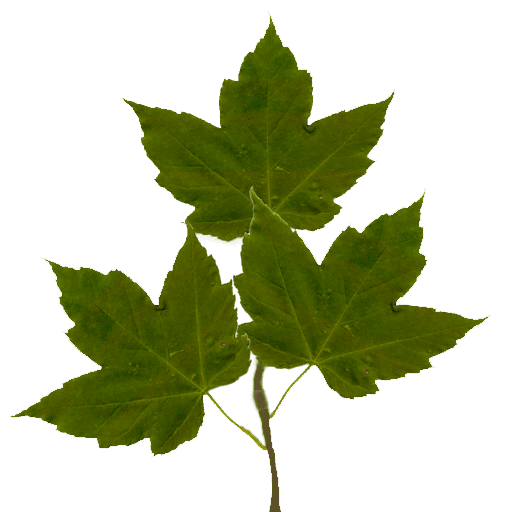
#> input picture IndieLib_resources/new/R2VB_VTF/R2VB-Sort/MapleLeaves.png, 512 x 512 px, given in place of Spectrum.png, which was not available
$ python mozaik.py
#> lines starting #> are read from the running program, lines starting #| are printed output that depends on the picture; pictures that were not available may be replaced by others from this repository, and a replacement may not be noted
from PIL import Image

'''
def add_logo(mfname, lfname, outfname):

    mimage = Image.open(mfname)
    limage = Image.open(lfname)

    # resize logo
    wsize = int(min(mimage.size[0], mimage.size[1]) * 0.25)
    wpercent = (wsize / float(limage.size[0]))
    hsize = int((float(limage.size[1]) * float(wpercent)))

    simage = limage.resize((wsize, hsize))
    mbox = mimage.getbbox()
    sbox = simage.getbbox()

    # right bottom corner
    box = (mbox[2] - sbox[2], mbox[3] - sbox[3])
    mimage.paste(simage, box)
    mimage.save(outfname)
'''
'''
i1=Image.open("../../IndieLib_resources/textures/ATI_SDK/256px-brick.bmp")
i2=Image.open("../../IndieLib_resources/textures/NVIDIA_Corporation/2d/relief_rockwall.jpg")
i2=i2.resize((256, 256))
i3=Image.open("../../IndieLib_resources/RadeonTerrainDemo/CastleDoor.bmp")
i3=i3.resize((85, 85))
print "", i1.size[0], i1.size[0]
print "", i2.size[0], i2.size[0]
print "", i3.size[0], i3.size[0]
i1.paste(i3, (85, 75))
i2.paste(i3, (85, 77))
i1.save("../../IndieLib_resources/RadeonTerrainDemo/CastleWindow256px.png")
i2.save("../../IndieLib_resources/RadeonTerrainDemo/CastleWindow256px2.png")
'''
i6=Image.open("../../IndieLib_resources/textures/ATI_SDK/Spectrum.png")
#> i6 is the input picture: PIL image 512x512 RGBA; mean R, G, B, A 78.4, 94.4, 0.3, 84.9
i6=i6.resize((256,18))
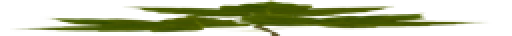
#> i6: PIL image 256x18 RGBA (shown 2 times larger); mean R, G, B, A 36.2, 43.7, 0.3, 84.8; transparent parts drawn white
i0=Image.open("../../IndieLib_resources/VertexDisplacement/explosion.png") # 9x128
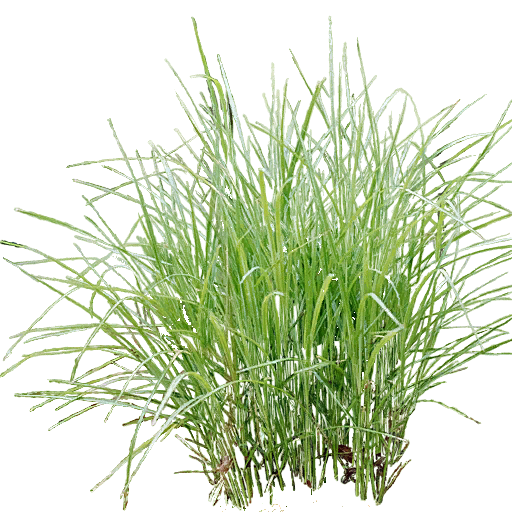
#> input picture IndieLib_resources/new/R2VB_VTF/R2VB-Sort/grass001.png, 512 x 512 px, given in place of explosion.png, which was not available
#> i0 is the input picture: PIL image 512x512 RGBA; mean R, G, B, A 122.8, 161, 68.9, 94.3
i0=i0.transpose(Image.ROTATE_90)
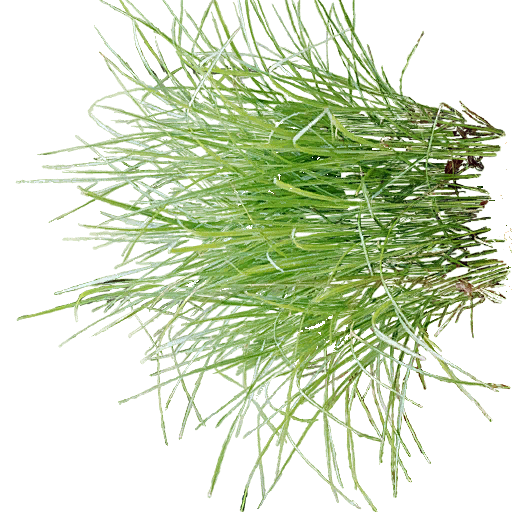
#> i0: PIL image 512x512 RGBA; mean R, G, B, A 122.8, 161, 68.9, 94.3; transparent parts drawn white
i1=Image.open("../../IndieLib_resources/textures/NVIDIA_Corporation/1D/fire_gradient3.png") # 256x1
i1=i1.resize((256,18))
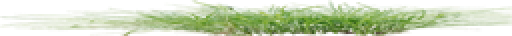
#> i1: PIL image 256x18 RGBA (shown 2 times larger); mean R, G, B, A 99.4, 120.1, 70.2, 94.7; transparent parts drawn white
#> (the run stopped early here; a loop or call above may not have finished)
